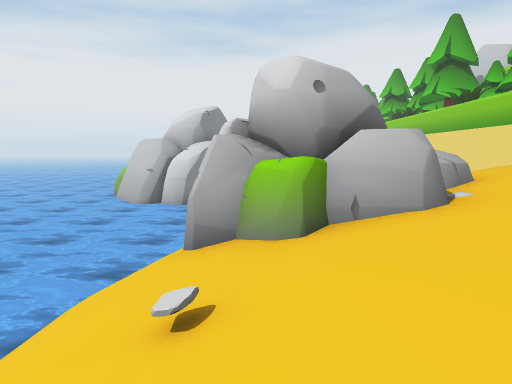
[1] (above)

24 first-person views from a walk through a Unity game level. The camera is 1.2 m above the floor, tilts 6° down and sees 70° across. The floor is counted in squares, 1 m on a side. Each view is taken from the middle of a square. On the plan, view 1 faces up. The plan holds only what a view shows up to about 15 squares ahead; the rest is blank. The place goes on beyond the plan. The player character is not drawn. Some animated figures are not drawn. Some surface patterns are stand-ins.

[2]
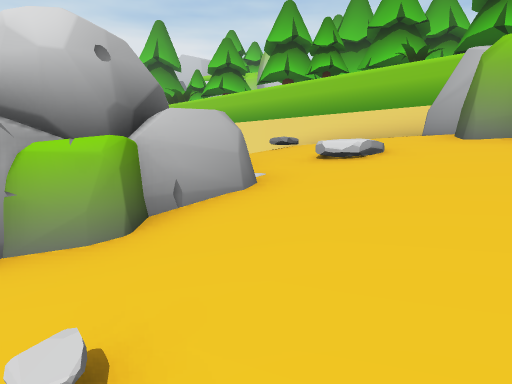

[3]
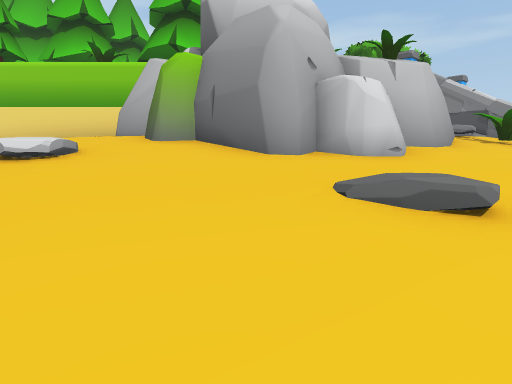

[4]
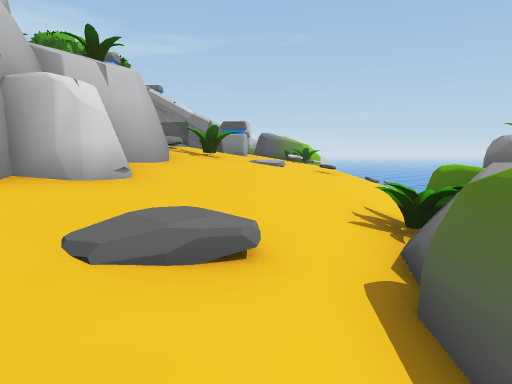

[5]
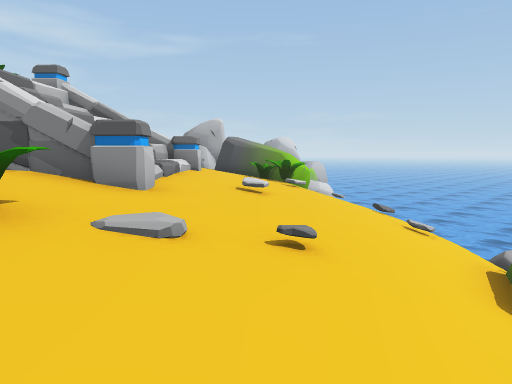

[6]
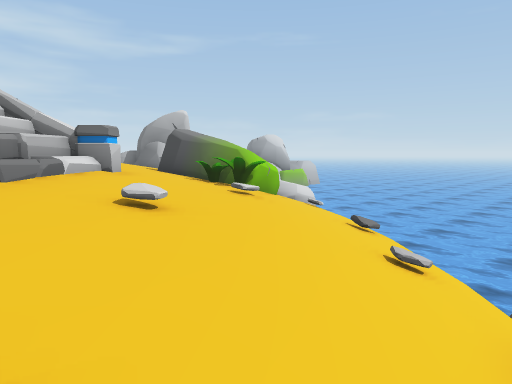

[7]
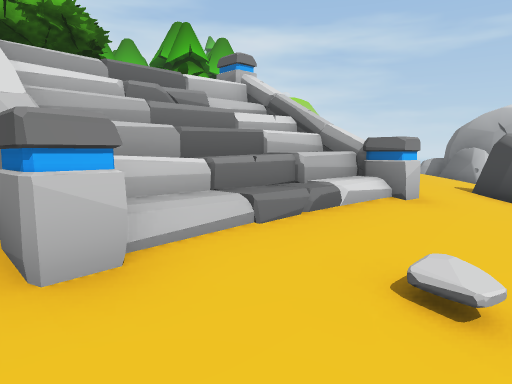

[8]
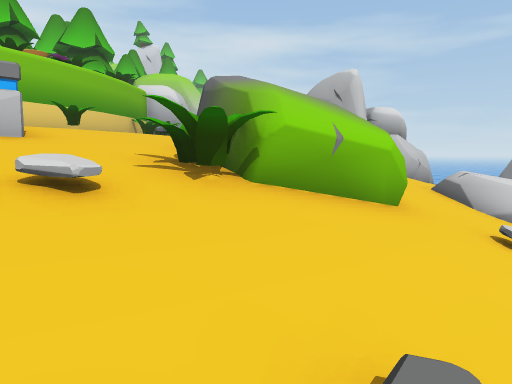

[9]
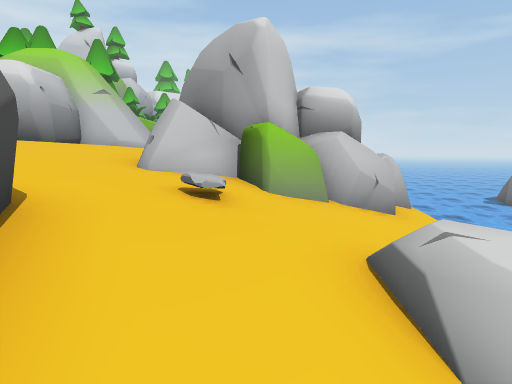

[10]
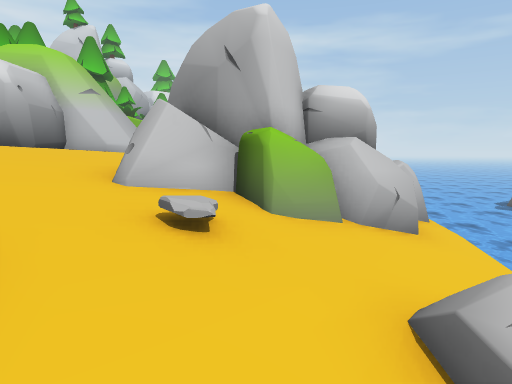

[11]
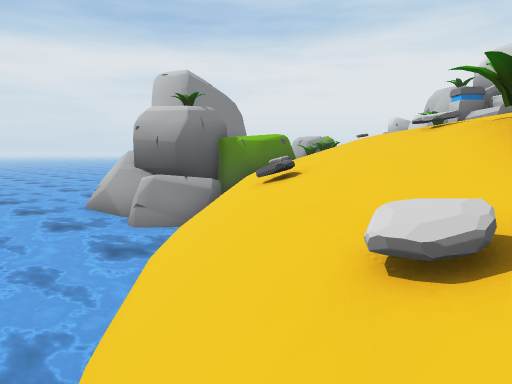

[12]
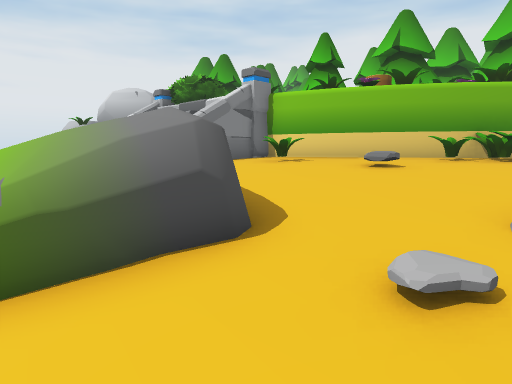

[13]
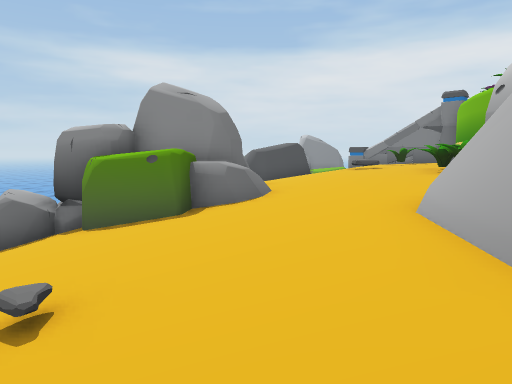

[14]
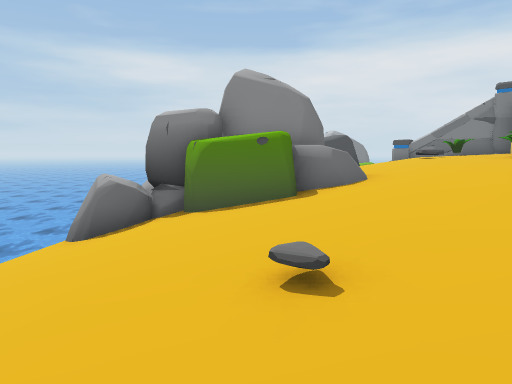

[15]
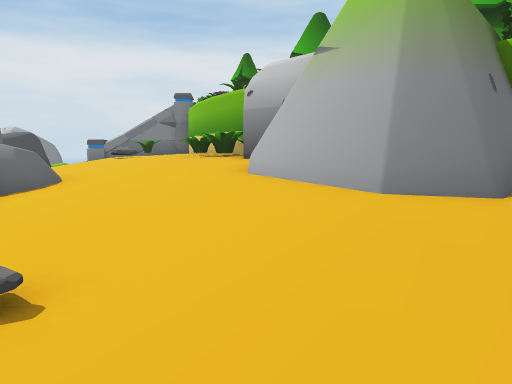

[16]
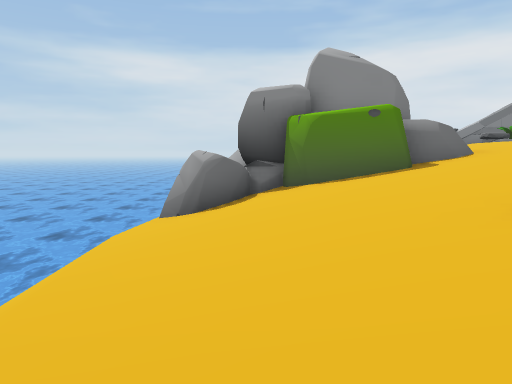

[17]
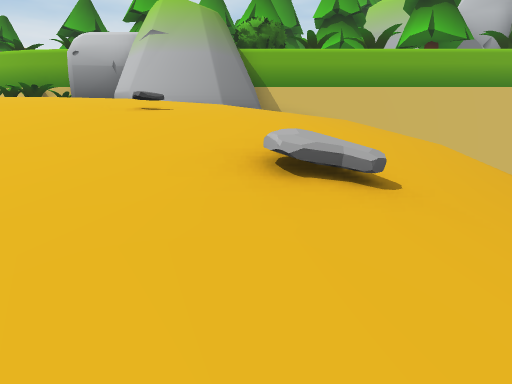

[18]
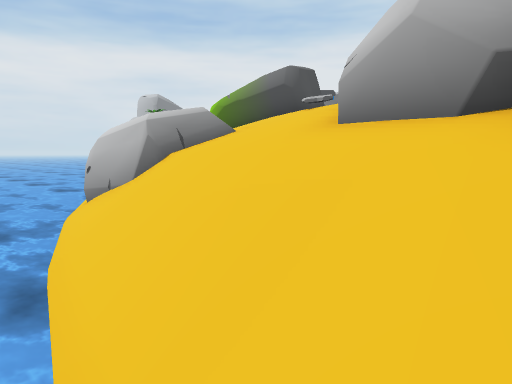

[19]
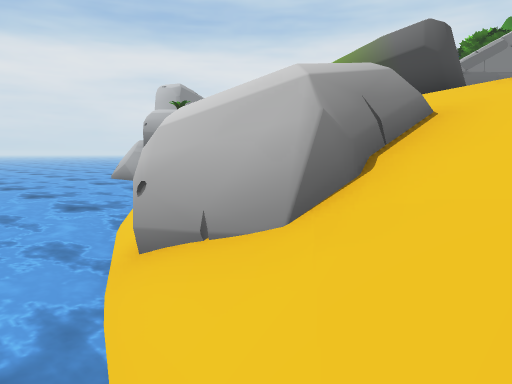

[20]
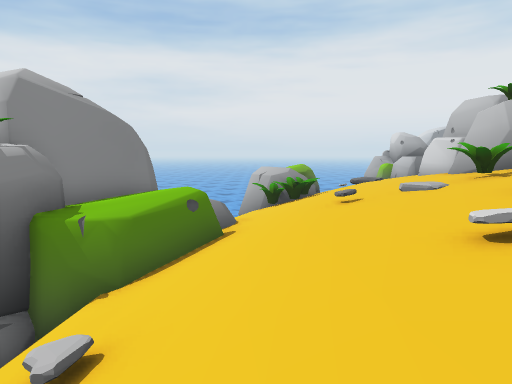

[21]
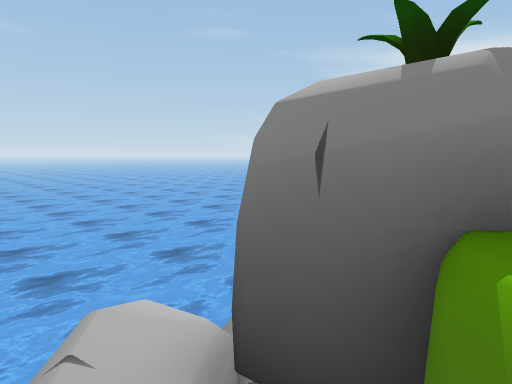

[22]
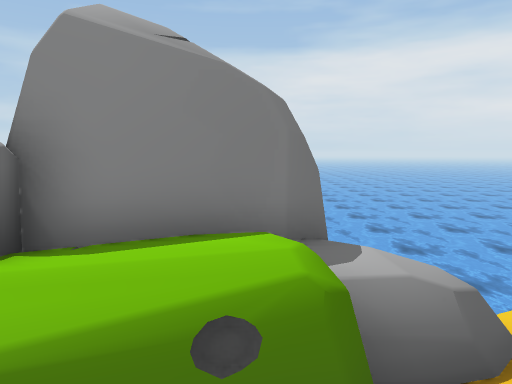

[23]
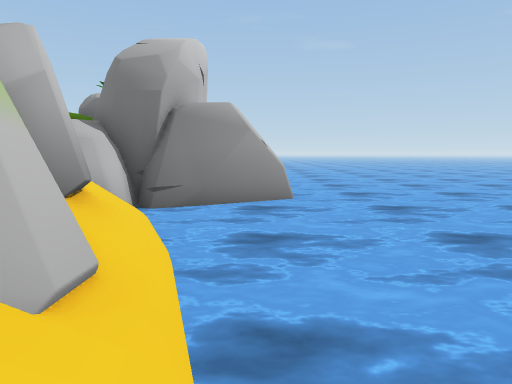

[24]
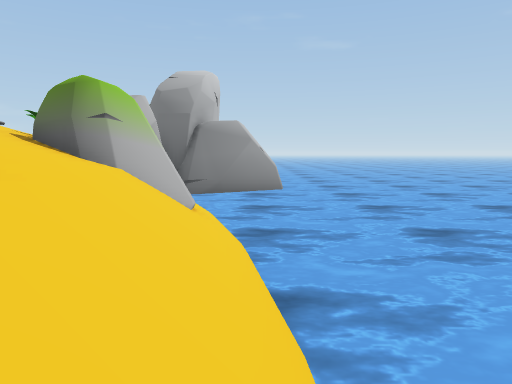

### Floor plan
Key: @ floor where view 1 was taken; # wall or solid block; . main floor; : floor 0.25 m higher than the main floor; - floor 0.25 m lower than the main floor; + floor 0.5 m higher than the main floor; _ floor 0.5 m lower than the main floor; < floor 0.75 m lower than the main floor; ( floor 1 m lower than the main floor; ! floor 1.25 m lower than the main floor; ? floor 2.5 m lower than the main floor; / step, stairs or slope; = window, fence, low wall or low ledge; ~ water the walk can cross; ≈ water the walk keeps out of; ^ raised ledge; v drop or lower ground; O other object.
Columns run from 4 left of view 1 to 29 right of it. Each row starts with its distance up from view 1.
 11 ≈≈~           #
 10 ≈≈~           #
  9 ≈~/           #
  8 ≈~       -.   #
  7 ≈~ OO  O-./   #
  6 ≈//OOOO:-.:   #
  5 ≈//OOOO-..    #
  4  //!(_O-/.: # #
  3 ≈//!(__-..# #
  2 ≈//!(__-..#
  1 ≈?/!(<_-.##
  0 ≈~//@</-.##
 -1 ≈~OOO</--^##
 -2 ≈≈OO O__-.##
 -3 ≈≈≈O#OO_-./#
 -4 ≈≈≈OOO//-..//
 -5 ≈≈≈//OO/--.O:+###O
 -6 ≈≈≈~/////-..:=^^^^ #
 -7 ≈≈≈≈#^^///-..=^=^^^#     #
 -8 ≈≈###^^///-..:/==^#####  ^O
 -9 ###  #^^///-/.:=###+++###^O    O##
-10 ≈    #^^^///-..:==++O++O=OOOO  OO/
-11 ≈    ###=////-..=:++++/+OO+OO OOO
-12 ≈    ###//////-...::+//+++++OOOOO
-13    ==###///////OOOO::::++++++OOO/
-14 ≈≈≈≈=#^=v#/////OOOO...:::::::::...
-15 ≈≈≈≈≈≈≈≈≈~/////OOOOO..OOOOO.....--
-16 ≈≈≈≈≈≈≈≈≈≈~/////OOO_//OOOOO...---_
-17    ≈≈≈≈≈≈≈≈~/////////_OO#OO---____
-18    ≈≈≈≈≈≈≈≈≈≈~////////OOOOO_____//
-19   ≈≈≈≈≈≈≈≈≈≈≈≈~//O _//(OOO<<<<<///
-20  ≈≈≈≈≈≈≈≈≈≈≈≈≈≈≈~O(///!OOOO(((((!/
-21 ≈≈≈≈≈≈≈≈  ≈≈≈≈≈≈≈≈~//////O!!!!////
-22 ≈≈≈≈≈≈≈≈   ≈≈≈≈  ≈≈≈~~//// ///  /
-23 ≈≈≈≈≈≈≈≈   ≈≈≈    ≈≈≈≈≈≈~~?//
-24  ≈≈≈≈≈≈≈   ≈≈     ≈≈≈≈≈≈≈≈≈≈≈≈≈≈

Positions as (right, up) in squares from view 1, and headings:
1: (0, 0), facing up
2: (-1, 1), facing up-right
3: (-1, 1), facing right
4: (0, 1), facing down-right
5: (3, -4), facing down-right
6: (4, -7), facing down-right
7: (6, -8), facing right
8: (7, -14), facing right
9: (12, -17), facing right
10: (13, -17), facing right
11: (12, -19), facing up-left
12: (15, -19), facing up
13: (29, -15), facing left
14: (29, -17), facing left
15: (29, -17), facing up-left
16: (29, -19), facing left
17: (28, -22), facing up
18: (21, -23), facing up-left
19: (17, -22), facing up-left
20: (9, -13), facing up-left
21: (5, -11), facing down-left
22: (5, -9), facing left
23: (-3, 1), facing down
24: (-3, 5), facing down
